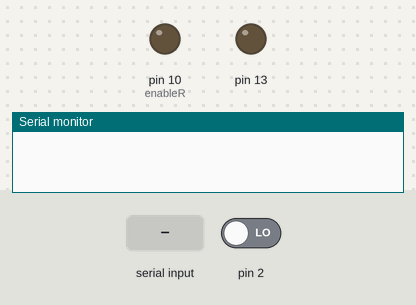
Bench run of a sketch on a simulated Arduino Uno, built with avr-gcc and run on an emulated ATmega328P. Shown: output pins drawn as LEDs (lit = HIGH), the last lines printed to the serial monitor. Inputs (shaded band) come from the test bench; at power-on: pin 2 LOW.

Above: at 1.2 s.
1.3 s: "1" received over Serial
At 2.5 s:
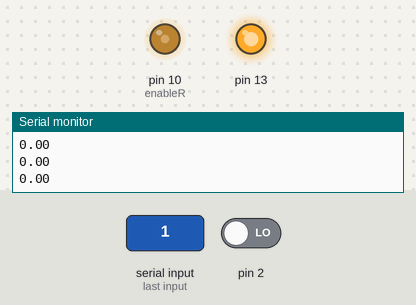
2.8 s: pin 2 driven HIGH
At 4.0 s:
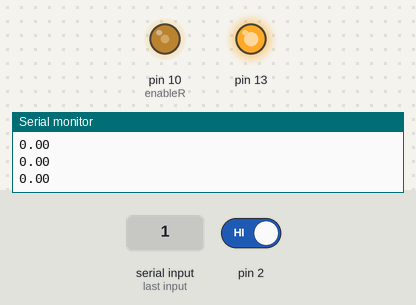
Timing chart, 0 to 5.8 s (numbered marks = the images above; inputs shaded):
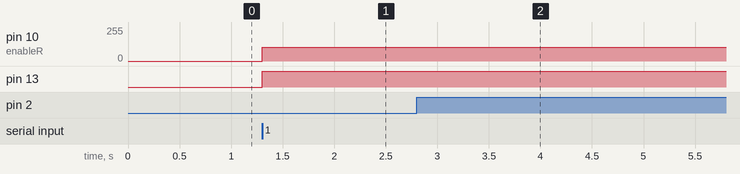

Measured:
- after the input at 1.3 s, pin 10 (enableR): 0/255 → 104/255 at once; pin 13: LOW → HIGH at once
- after the input at 2.8 s, pin 10 (enableR): 104/255 → 103/255 at once

The sketch:

session3.ino
```cpp
#include <arduino-timer.h>
#define enableR 10

int value = 0;
auto timer1 = timer_create_default(); // create a timer with default settings

float kp = 0.0;
float ki = 0.0;
float kd = 0.0;

float ticks_per_tour = 230.0;

float actual_distance = 0;
float command = 1.0;
float error = 0 ;

long ticks_done = 0;

int pwm = 0;
float voltage = 0;

bool callback1(void *) {

    actual_distance = ticks_done / ticks_per_tour;

    error = command - actual_distance;

    voltage = kp * error;

    if ( voltage > 8.0 )
      voltage = 8.0;

    else if ( voltage < 0.0 )
      voltage = 0.0;

    pwm = (int) ( (voltage * 255) / 12.0 );
    analogWrite(enableR, pwm);
    Serial.println(actual_distance);

  return true; // repeat? true
}

void Count() {
  ticks_done++;
}
void setup() {
    Serial.begin(115200);
  // initialize the LED pin as an output:

    pinMode(13, OUTPUT);
    timer1.every(5, callback1);
    attachInterrupt(digitalPinToInterrupt(2), Count, RISING);
}

void loop() {
 while((kp <= 0.0 ))
 {
  kp =  ( Serial.read());
  //ki = Serial.read();
  //kd = Serial.read();
  kp = kp / 10.0;
 }


digitalWrite(13,HIGH);


 timer1.tick();
}
```
